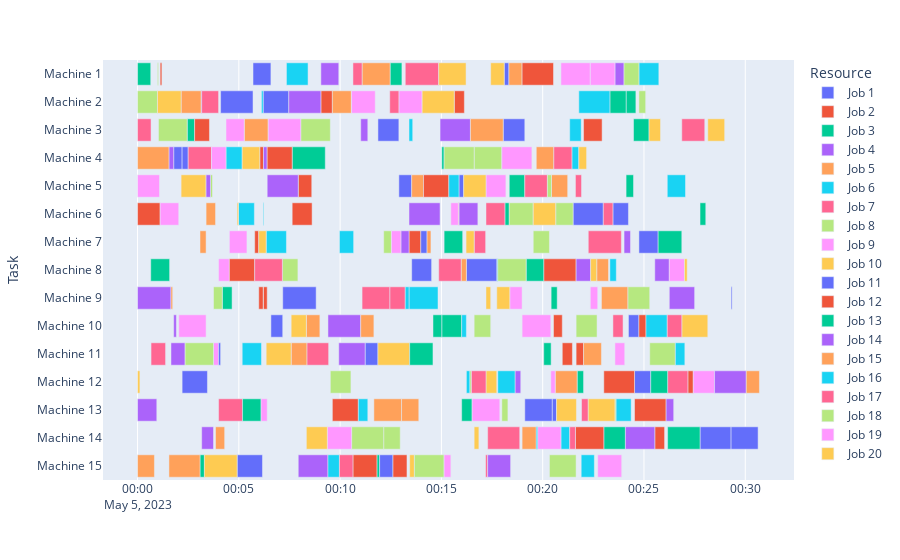

The code cell stored with this chart in its notebook:
### Code cell
gantt_chart(schedule, times11, machines11)

### Figure 1 — Plotly figure (JSON) as saved in the notebook; plotly's stock layout.template omitted (floating-point values rounded to 4 significant figures)
{"data": [{"alignmentgroup": "True", "base": ["2023-05-05 0:18:06", "2023-05-05 0:06:12", "2023-05-05 0:11:52", "2023-05-05 0:01:47", "2023-05-05 0:12:54", "2023-05-05 0:23:28", "2023-05-05 0:24:45", "2023-05-05 0:13:32", "2023-05-05 0:29:18", "2023-05-05 0:24:14", "2023-05-05 0:11:14", "2023-05-05 0:02:12", "2023-05-05 0:20:28", "2023-05-05 0:27:46", "2023-05-05 0:04:55"], "hovertemplate": "Resource=Job 1<br>Start=%{base}<br>Finish=%{x}<br>Task=%{y}<extra></extra>", "legendgroup": "Job 1", "marker": {"color": "#636efa", "pattern": {"shape": ""}}, "name": "Job 1", "offsetgroup": "Job 1", "orientation": "h", "showlegend": true, "textposition": "auto", "type": "bar", "x": [14000, 76000, 62000, 25000, 38000, 46000, 57000, 59000, 3000, 31000, 38000, 75000, 13000, 92000, 75000], "xaxis": "x", "y": ["Machine 1", "Machine 2", "Machine 3", "Machine 4", "Machine 5", "Machine 6", "Machine 7", "Machine 8", "Machine 9", "Machine 10", "Machine 11", "Machine 12", "Machine 13", "Machine 14", "Machine 15"], "yaxis": "y"}, {"alignmentgroup": "True", "base": ["2023-05-05 0:01:07", "2023-05-05 0:09:03", "2023-05-05 0:22:01", "2023-05-05 0:06:02", "2023-05-05 0:07:56", "2023-05-05 0:00:00", "2023-05-05 0:13:24", "2023-05-05 0:20:03", "2023-05-05 0:06:13", "2023-05-05 0:24:45", "2023-05-05 0:21:39", "2023-05-05 0:27:10", "2023-05-05 0:09:37", "2023-05-05 0:25:32", "2023-05-05 0:12:36"], "hovertemplate": "Resource=Job 2<br>Start=%{base}<br>Finish=%{x}<br>Task=%{y}<extra></extra>", "legendgroup": "Job 2", "marker": {"color": "#EF553B", "pattern": {"shape": ""}}, "name": "Job 2", "offsetgroup": "Job 2", "orientation": "h", "showlegend": true, "textposition": "auto", "type": "bar", "x": [5000, 34000, 55000, 11000, 40000, 67000, 35000, 96000, 11000, 21000, 22000, 16000, 77000, 29000, 42000], "xaxis": "x", "y": ["Machine 1", "Machine 2", "Machine 3", "Machine 4", "Machine 5", "Machine 6", "Machine 7", "Machine 8", "Machine 9", "Machine 10", "Machine 11", "Machine 12", "Machine 13", "Machine 14", "Machine 15"], "yaxis": "y"}, {"alignmentgroup": "True", "base": ["2023-05-05 0:12:28", "2023-05-05 0:24:07", "2023-05-05 0:02:27", "2023-05-05 0:07:38", "2023-05-05 0:18:21", "2023-05-05 0:18:08", "2023-05-05 0:25:42", "2023-05-05 0:19:11", "2023-05-05 0:20:25", "2023-05-05 0:15:01", "2023-05-05 0:20:03", "2023-05-05 0:21:42", "2023-05-05 0:16:00", "2023-05-05 0:23:01", "2023-05-05 0:11:49"], "hovertemplate": "Resource=Job 3<br>Start=%{base}<br>Finish=%{x}<br>Task=%{y}<extra></extra>", "legendgroup": "Job 3", "marker": {"color": "#00cc96", "pattern": {"shape": ""}}, "name": "Job 3", "offsetgroup": "Job 3", "orientation": "h", "showlegend": true, "textposition": "auto", "type": "bar", "x": [35000, 29000, 22000, 98000, 46000, 13000, 70000, 52000, 18000, 59000, 22000, 19000, 31000, 64000, 8000], "xaxis": "x", "y": ["Machine 1", "Machine 2", "Machine 3", "Machine 4", "Machine 5", "Machine 6", "Machine 7", "Machine 8", "Machine 9", "Machine 10", "Machine 11", "Machine 12", "Machine 13", "Machine 14", "Machine 15"], "yaxis": "y"}, {"alignmentgroup": "True", "base": ["2023-05-05 0:23:34", "2023-05-05 0:03:08", "2023-05-05 0:11:01", "2023-05-05 0:06:13", "2023-05-05 0:06:24", "2023-05-05 0:15:52", "2023-05-05 0:24:01", "2023-05-05 0:21:39", "2023-05-05 0:00:00", "2023-05-05 0:09:24", "2023-05-05 0:01:39", "2023-05-05 0:18:38", "2023-05-05 0:26:05", "2023-05-05 0:03:10", "2023-05-05 0:07:56"], "hovertemplate": "Resource=Job 4<br>Start=%{base}<br>Finish=%{x}<br>Task=%{y}<extra></extra>", "legendgroup": "Job 4", "marker": {"color": "#ab63fa", "pattern": {"shape": ""}}, "name": "Job 4", "offsetgroup": "Job 4", "orientation": "h", "showlegend": true, "textposition": "auto", "type": "bar", "x": [27000, 2000, 21000, 11000, 92000, 56000, 19000, 43000, 99000, 97000, 42000, 17000, 23000, 35000, 88000], "xaxis": "x", "y": ["Machine 1", "Machine 2", "Machine 3", "Machine 4", "Machine 5", "Machine 6", "Machine 7", "Machine 8", "Machine 9", "Machine 10", "Machine 11", "Machine 12", "Machine 13", "Machine 14", "Machine 15"], "yaxis": "y"}, {"alignmentgroup": "True", "base": ["2023-05-05 0:18:20", "2023-05-05 0:02:09", "2023-05-05 0:05:16", "2023-05-05 0:19:41", "2023-05-05 0:13:32", "2023-05-05 0:15:50", "2023-05-05 0:14:17", "2023-05-05 0:22:40", "2023-05-05 0:01:39", "2023-05-05 0:11:01", "2023-05-05 0:07:35", "2023-05-05 0:20:37", "2023-05-05 0:11:40", "2023-05-05 0:18:59", "2023-05-05 0:00:00"], "hovertemplate": "Resource=Job 5<br>Start=%{base}<br>Finish=%{x}<br>Task=%{y}<extra></extra>", "legendgroup": "Job 5", "marker": {"color": "#FFA15A", "pattern": {"shape": ""}}, "name": "Job 5", "offsetgroup": "Job 5", "orientation": "h", "showlegend": true, "textposition": "auto", "type": "bar", "x": [39000, 59000, 71000, 52000, 35000, 2000, 12000, 35000, 5000, 39000, 47000, 65000, 82000, 42000, 50000], "xaxis": "x", "y": ["Machine 1", "Machine 2", "Machine 3", "Machine 4", "Machine 5", "Machine 6", "Machine 7", "Machine 8", "Machine 9", "Machine 10", "Machine 11", "Machine 12", "Machine 13", "Machine 14", "Machine 15"], "yaxis": "y"}, {"alignmentgroup": "True", "base": ["2023-05-05 0:07:21", "2023-05-05 0:06:07", "2023-05-05 0:21:20", "2023-05-05 0:04:22", "2023-05-05 0:26:09", "2023-05-05 0:06:12", "2023-05-05 0:06:21", "2023-05-05 0:17:44", "2023-05-05 0:13:24", "2023-05-05 0:25:06", "2023-05-05 0:05:10", "2023-05-05 0:17:47", "2023-05-05 0:23:37", "2023-05-05 0:20:54", "2023-05-05 0:21:54"], "hovertemplate": "Resource=Job 6<br>Start=%{base}<br>Finish=%{x}<br>Task=%{y}<extra></extra>", "legendgroup": "Job 6", "marker": {"color": "#19d3f3", "pattern": {"shape": ""}}, "name": "Job 6", "offsetgroup": "Job 6", "orientation": "h", "showlegend": true, "textposition": "auto", "type": "bar", "x": [64000, 5000, 34000, 48000, 54000, 2000, 60000, 3000, 86000, 63000, 57000, 51000, 45000, 26000, 39000], "xaxis": "x", "y": ["Machine 1", "Machine 2", "Machine 3", "Machine 4", "Machine 5", "Machine 6", "Machine 7", "Machine 8", "Machine 9", "Machine 10", "Machine 11", "Machine 12", "Machine 13", "Machine 14", "Machine 15"], "yaxis": "y"}, {"alignmentgroup": "True", "base": ["2023-05-05 0:13:13", "2023-05-05 0:03:10", "2023-05-05 0:00:00", "2023-05-05 0:20:33", "2023-05-05 0:19:07", "2023-05-05 0:22:59", "2023-05-05 0:16:37", "2023-05-05 0:14:52", "2023-05-05 0:12:27", "2023-05-05 0:23:28", "2023-05-05 0:00:40", "2023-05-05 0:26:10", "2023-05-05 0:04:00", "2023-05-05 0:17:17", "2023-05-05 0:17:11"], "hovertemplate": "Resource=Job 7<br>Start=%{base}<br>Finish=%{x}<br>Task=%{y}<extra></extra>", "legendgroup": "Job 7", "marker": {"color": "#FF6692", "pattern": {"shape": ""}}, "name": "Job 7", "offsetgroup": "Job 7", "orientation": "h", "showlegend": true, "textposition": "auto", "type": "bar", "x": [99000, 50000, 40000, 54000, 67000, 29000, 34000, 67000, 46000, 30000, 43000, 60000, 71000, 95000, 6000], "xaxis": "x", "y": ["Machine 1", "Machine 2", "Machine 3", "Machine 4", "Machine 5", "Machine 6", "Machine 7", "Machine 8", "Machine 9", "Machine 10", "Machine 11", "Machine 12", "Machine 13", "Machine 14", "Machine 15"], "yaxis": "y"}, {"alignmentgroup": "True", "base": ["2023-05-05 0:00:59", "2023-05-05 0:00:00", "2023-05-05 0:01:02", "2023-05-05 0:16:37", "2023-05-05 0:03:36", "2023-05-05 0:18:21", "2023-05-05 0:19:32", "2023-05-05 0:07:09", "2023-05-05 0:24:12", "2023-05-05 0:21:39", "2023-05-05 0:25:17", "2023-05-05 0:16:24", "2023-05-05 0:17:59", "2023-05-05 0:12:09", "2023-05-05 0:20:20"], "hovertemplate": "Resource=Job 8<br>Start=%{base}<br>Finish=%{x}<br>Task=%{y}<extra></extra>", "legendgroup": "Job 8", "marker": {"color": "#B6E880", "pattern": {"shape": ""}}, "name": "Job 8", "offsetgroup": "Job 8", "orientation": "h", "showlegend": true, "textposition": "auto", "type": "bar", "x": [3000, 59000, 85000, 82000, 6000, 71000, 48000, 46000, 65000, 62000, 76000, 5000, 18000, 49000, 79000], "xaxis": "x", "y": ["Machine 1", "Machine 2", "Machine 3", "Machine 4", "Machine 5", "Machine 6", "Machine 7", "Machine 8", "Machine 9", "Machine 10", "Machine 11", "Machine 12", "Machine 13", "Machine 14", "Machine 15"], "yaxis": "y"}, {"alignmentgroup": "True", "base": ["2023-05-05 0:20:54", "2023-05-05 0:12:54", "2023-05-05 0:06:27", "2023-05-05 0:17:59", "2023-05-05 0:00:00", "2023-05-05 0:01:07", "2023-05-05 0:04:32", "2023-05-05 0:04:00", "2023-05-05 0:22:21", "2023-05-05 0:02:02", "2023-05-05 0:03:45", "2023-05-05 0:27:26", "2023-05-05 0:16:31", "2023-05-05 0:19:45", "2023-05-05 0:22:43"], "hovertemplate": "Resource=Job 9<br>Start=%{base}<br>Finish=%{x}<br>Task=%{y}<extra></extra>", "legendgroup": "Job 9", "marker": {"color": "#FF97FF", "pattern": {"shape": ""}}, "name": "Job 9", "offsetgroup": "Job 9", "orientation": "h", "showlegend": true, "textposition": "auto", "type": "bar", "x": [87000, 69000, 97000, 89000, 65000, 55000, 52000, 32000, 22000, 81000, 15000, 63000, 82000, 69000, 71000], "xaxis": "x", "y": ["Machine 1", "Machine 2", "Machine 3", "Machine 4", "Machine 5", "Machine 6", "Machine 7", "Machine 8", "Machine 9", "Machine 10", "Machine 11", "Machine 12", "Machine 13", "Machine 14", "Machine 15"], "yaxis": "y"}, {"alignmentgroup": "True", "base": ["2023-05-05 0:14:52", "2023-05-05 0:00:59", "2023-05-05 0:28:09", "2023-05-05 0:05:10", "2023-05-05 0:02:09", "2023-05-05 0:19:32", "2023-05-05 0:16:13", "2023-05-05 0:22:22", "2023-05-05 0:17:44", "2023-05-05 0:26:52", "2023-05-05 0:11:52", "2023-05-05 0:17:12", "2023-05-05 0:20:41", "2023-05-05 0:16:37", "2023-05-05 0:13:26"], "hovertemplate": "Resource=Job 10<br>Start=%{base}<br>Finish=%{x}<br>Task=%{y}<extra></extra>", "legendgroup": "Job 10", "marker": {"color": "#FECB52", "pattern": {"shape": ""}}, "name": "Job 10", "offsetgroup": "Job 10", "orientation": "h", "showlegend": true, "textposition": "auto", "type": "bar", "x": [81000, 70000, 50000, 52000, 74000, 67000, 24000, 18000, 39000, 77000, 94000, 32000, 59000, 14000, 14000], "xaxis": "x", "y": ["Machine 1", "Machine 2", "Machine 3", "Machine 4", "Machine 5", "Machine 6", "Machine 7", "Machine 8", "Machine 9", "Machine 10", "Machine 11", "Machine 12", "Machine 13", "Machine 14", "Machine 15"], "yaxis": "y"}, {"alignmentgroup": "True", "base": ["2023-05-05 0:05:42", "2023-05-05 0:04:06", "2023-05-05 0:18:03", "2023-05-05 0:02:12", "2023-05-05 0:15:52", "2023-05-05 0:21:30", "2023-05-05 0:13:59", "2023-05-05 0:16:14", "2023-05-05 0:07:10", "2023-05-05 0:06:35", "2023-05-05 0:04:00", "2023-05-05 0:24:32", "2023-05-05 0:19:07", "2023-05-05 0:29:18", "2023-05-05 0:11:57"], "hovertemplate": "Resource=Job 11<br>Start=%{base}<br>Finish=%{x}<br>Task=%{y}<extra></extra>", "legendgroup": "Job 11", "marker": {"color": "#636efa", "pattern": {"shape": ""}}, "name": "Job 11", "offsetgroup": "Job 11", "orientation": "h", "showlegend": true, "textposition": "auto", "type": "bar", "x": [53000, 96000, 64000, 18000, 14000, 89000, 18000, 90000, 99000, 35000, 6000, 48000, 81000, 80000, 39000], "xaxis": "x", "y": ["Machine 1", "Machine 2", "Machine 3", "Machine 4", "Machine 5", "Machine 6", "Machine 7", "Machine 8", "Machine 9", "Machine 10", "Machine 11", "Machine 12", "Machine 13", "Machine 14", "Machine 15"], "yaxis": "y"}, {"alignmentgroup": "True", "base": ["2023-05-05 0:18:59", "2023-05-05 0:15:38", "2023-05-05 0:02:49", "2023-05-05 0:06:24", "2023-05-05 0:14:07", "2023-05-05 0:07:38", "2023-05-05 0:05:47", "2023-05-05 0:04:32", "2023-05-05 0:05:59", "2023-05-05 0:20:32", "2023-05-05 0:20:58", "2023-05-05 0:23:01", "2023-05-05 0:24:32", "2023-05-05 0:21:37", "2023-05-05 0:10:38"], "hovertemplate": "Resource=Job 12<br>Start=%{base}<br>Finish=%{x}<br>Task=%{y}<extra></extra>", "legendgroup": "Job 12", "marker": {"color": "#EF553B", "pattern": {"shape": ""}}, "name": "Job 12", "offsetgroup": "Job 12", "orientation": "h", "showlegend": true, "textposition": "auto", "type": "bar", "x": [93000, 30000, 44000, 74000, 75000, 59000, 12000, 75000, 13000, 26000, 30000, 91000, 93000, 84000, 71000], "xaxis": "x", "y": ["Machine 1", "Machine 2", "Machine 3", "Machine 4", "Machine 5", "Machine 6", "Machine 7", "Machine 8", "Machine 9", "Machine 10", "Machine 11", "Machine 12", "Machine 13", "Machine 14", "Machine 15"], "yaxis": "y"}, {"alignmentgroup": "True", "base": ["2023-05-05 0:00:00", "2023-05-05 0:23:19", "2023-05-05 0:24:29", "2023-05-05 0:15:01", "2023-05-05 0:24:07", "2023-05-05 0:27:46", "2023-05-05 0:15:08", "2023-05-05 0:00:39", "2023-05-05 0:04:11", "2023-05-05 0:14:35", "2023-05-05 0:13:26", "2023-05-05 0:25:20", "2023-05-05 0:05:11", "2023-05-05 0:26:10", "2023-05-05 0:03:05"], "hovertemplate": "Resource=Job 13<br>Start=%{base}<br>Finish=%{x}<br>Task=%{y}<extra></extra>", "legendgroup": "Job 13", "marker": {"color": "#00cc96", "pattern": {"shape": ""}}, "name": "Job 13", "offsetgroup": "Job 13", "orientation": "h", "showlegend": true, "textposition": "auto", "type": "bar", "x": [39000, 48000, 46000, 7000, 22000, 17000, 55000, 56000, 29000, 26000, 69000, 50000, 55000, 96000, 13000], "xaxis": "x", "y": ["Machine 1", "Machine 2", "Machine 3", "Machine 4", "Machine 5", "Machine 6", "Machine 7", "Machine 8", "Machine 9", "Machine 10", "Machine 11", "Machine 12", "Machine 13", "Machine 14", "Machine 15"], "yaxis": "y"}, {"alignmentgroup": "True", "base": ["2023-05-05 0:09:03", "2023-05-05 0:07:28", "2023-05-05 0:14:56", "2023-05-05 0:01:33", "2023-05-05 0:03:23", "2023-05-05 0:13:24", "2023-05-05 0:13:00", "2023-05-05 0:25:32", "2023-05-05 0:26:15", "2023-05-05 0:01:47", "2023-05-05 0:09:56", "2023-05-05 0:28:29", "2023-05-05 0:00:00", "2023-05-05 0:24:05", "2023-05-05 0:17:17"], "hovertemplate": "Resource=Job 14<br>Start=%{base}<br>Finish=%{x}<br>Task=%{y}<extra></extra>", "legendgroup": "Job 14", "marker": {"color": "#ab63fa", "pattern": {"shape": ""}}, "name": "Job 14", "offsetgroup": "Job 14", "orientation": "h", "showlegend": true, "textposition": "auto", "type": "bar", "x": [53000, 95000, 90000, 14000, 13000, 92000, 24000, 43000, 75000, 8000, 78000, 94000, 57000, 87000, 68000], "xaxis": "x", "y": ["Machine 1", "Machine 2", "Machine 3", "Machine 4", "Machine 5", "Machine 6", "Machine 7", "Machine 8", "Machine 9", "Machine 10", "Machine 11", "Machine 12", "Machine 13", "Machine 14", "Machine 15"], "yaxis": "y"}, {"alignmentgroup": "True", "base": ["2023-05-05 0:11:05", "2023-05-05 0:09:37", "2023-05-05 0:16:26", "2023-05-05 0:00:00", "2023-05-05 0:20:26", "2023-05-05 0:03:23", "2023-05-05 0:03:05", "2023-05-05 0:15:59", "2023-05-05 0:22:54", "2023-05-05 0:08:20", "2023-05-05 0:22:01", "2023-05-05 0:30:03", "2023-05-05 0:13:02", "2023-05-05 0:03:51", "2023-05-05 0:01:33"], "hovertemplate": "Resource=Job 15<br>Start=%{base}<br>Finish=%{x}<br>Task=%{y}<extra></extra>", "legendgroup": "Job 15", "marker": {"color": "#FFA15A", "pattern": {"shape": ""}}, "name": "Job 15", "offsetgroup": "Job 15", "orientation": "h", "showlegend": true, "textposition": "auto", "type": "bar", "x": [83000, 56000, 97000, 93000, 48000, 28000, 18000, 15000, 78000, 40000, 53000, 39000, 51000, 27000, 92000], "xaxis": "x", "y": ["Machine 1", "Machine 2", "Machine 3", "Machine 4", "Machine 5", "Machine 6", "Machine 7", "Machine 8", "Machine 9", "Machine 10", "Machine 11", "Machine 12", "Machine 13", "Machine 14", "Machine 15"], "yaxis": "y"}, {"alignmentgroup": "True", "base": ["2023-05-05 0:24:45", "2023-05-05 0:21:47", "2023-05-05 0:13:24", "2023-05-05 0:21:27", "2023-05-05 0:15:22", "2023-05-05 0:04:59", "2023-05-05 0:09:58", "2023-05-05 0:23:19", "2023-05-05 0:13:13", "2023-05-05 0:16:00", "2023-05-05 0:26:33", "2023-05-05 0:16:14", "2023-05-05 0:10:54", "2023-05-05 0:19:41", "2023-05-05 0:09:24"], "hovertemplate": "Resource=Job 16<br>Start=%{base}<br>Finish=%{x}<br>Task=%{y}<extra></extra>", "legendgroup": "Job 16", "marker": {"color": "#19d3f3", "pattern": {"shape": ""}}, "name": "Job 16", "offsetgroup": "Job 16", "orientation": "h", "showlegend": true, "textposition": "auto", "type": "bar", "x": [59000, 92000, 11000, 20000, 30000, 47000, 42000, 19000, 11000, 14000, 28000, 10000, 28000, 4000, 34000], "xaxis": "x", "y": ["Machine 1", "Machine 2", "Machine 3", "Machine 4", "Machine 5", "Machine 6", "Machine 7", "Machine 8", "Machine 9", "Machine 10", "Machine 11", "Machine 12", "Machine 13", "Machine 14", "Machine 15"], "yaxis": "y"}, {"alignmentgroup": "True", "base": ["2023-05-05 0:10:38", "2023-05-05 0:12:27", "2023-05-05 0:26:52", "2023-05-05 0:02:30", "2023-05-05 0:21:37", "2023-05-05 0:17:12", "2023-05-05 0:22:15", "2023-05-05 0:05:47", "2023-05-05 0:11:05", "2023-05-05 0:26:09", "2023-05-05 0:08:22", "2023-05-05 0:16:29", "2023-05-05 0:21:55", "2023-05-05 0:21:20", "2023-05-05 0:09:58"], "hovertemplate": "Resource=Job 17<br>Start=%{base}<br>Finish=%{x}<br>Task=%{y}<extra></extra>", "legendgroup": "Job 17", "marker": {"color": "#FF6692", "pattern": {"shape": ""}}, "name": "Job 17", "offsetgroup": "Job 17", "orientation": "h", "showlegend": true, "textposition": "auto", "type": "bar", "x": [27000, 27000, 68000, 69000, 18000, 56000, 98000, 82000, 82000, 43000, 64000, 43000, 20000, 17000, 40000], "xaxis": "x", "y": ["Machine 1", "Machine 2", "Machine 3", "Machine 4", "Machine 5", "Machine 6", "Machine 7", "Machine 8", "Machine 9", "Machine 10", "Machine 11", "Machine 12", "Machine 13", "Machine 14", "Machine 15"], "yaxis": "y"}, {"alignmentgroup": "True", "base": ["2023-05-05 0:24:01", "2023-05-05 0:24:45", "2023-05-05 0:08:04", "2023-05-05 0:15:08", "2023-05-05 0:20:14", "2023-05-05 0:20:39", "2023-05-05 0:12:09", "2023-05-05 0:17:47", "2023-05-05 0:03:45", "2023-05-05 0:16:37", "2023-05-05 0:02:21", "2023-05-05 0:09:31", "2023-05-05 0:23:34", "2023-05-05 0:10:34", "2023-05-05 0:13:40"], "hovertemplate": "Resource=Job 18<br>Start=%{base}<br>Finish=%{x}<br>Task=%{y}<extra></extra>", "legendgroup": "Job 18", "marker": {"color": "#B6E880", "pattern": {"shape": ""}}, "name": "Job 18", "offsetgroup": "Job 18", "orientation": "h", "showlegend": true, "textposition": "auto", "type": "bar", "x": [44000, 20000, 87000, 89000, 12000, 51000, 23000, 84000, 26000, 49000, 84000, 61000, 3000, 95000, 88000], "xaxis": "x", "y": ["Machine 1", "Machine 2", "Machine 3", "Machine 4", "Machine 5", "Machine 6", "Machine 7", "Machine 8", "Machine 9", "Machine 10", "Machine 11", "Machine 12", "Machine 13", "Machine 14", "Machine 15"], "yaxis": "y"}, {"alignmentgroup": "True", "base": ["2023-05-05 0:22:21", "2023-05-05 0:10:34", "2023-05-05 0:04:22", "2023-05-05 0:03:39", "2023-05-05 0:17:12", "2023-05-05 0:15:28", "2023-05-05 0:12:32", "2023-05-05 0:26:15", "2023-05-05 0:18:23", "2023-05-05 0:18:59", "2023-05-05 0:23:34", "2023-05-05 0:20:24", "2023-05-05 0:06:06", "2023-05-05 0:09:22", "2023-05-05 0:15:08"], "hovertemplate": "Resource=Job 19<br>Start=%{base}<br>Finish=%{x}<br>Task=%{y}<extra></extra>", "legendgroup": "Job 19", "marker": {"color": "#FF97FF", "pattern": {"shape": ""}}, "name": "Job 19", "offsetgroup": "Job 19", "orientation": "h", "showlegend": true, "textposition": "auto", "type": "bar", "x": [73000, 70000, 54000, 43000, 59000, 22000, 28000, 45000, 36000, 85000, 29000, 13000, 18000, 72000, 20000], "xaxis": "x", "y": ["Machine 1", "Machine 2", "Machine 3", "Machine 4", "Machine 5", "Machine 6", "Machine 7", "Machine 8", "Machine 9", "Machine 10", "Machine 11", "Machine 12", "Machine 13", "Machine 14", "Machine 15"], "yaxis": "y"}, {"alignmentgroup": "True", "base": ["2023-05-05 0:17:26", "2023-05-05 0:14:03", "2023-05-05 0:25:15", "2023-05-05 0:21:47", "2023-05-05 0:16:06", "2023-05-05 0:04:55", "2023-05-05 0:05:59", "2023-05-05 0:27:00", "2023-05-05 0:17:12", "2023-05-05 0:07:35", "2023-05-05 0:06:21", "2023-05-05 0:00:00", "2023-05-05 0:22:15", "2023-05-05 0:08:20", "2023-05-05 0:03:18"], "hovertemplate": "Resource=Job 20<br>Start=%{base}<br>Finish=%{x}<br>Task=%{y}<extra></extra>", "legendgroup": "Job 20", "marker": {"color": "#FECB52", "pattern": {"shape": ""}}, "name": "Job 20", "offsetgroup": "Job 20", "orientation": "h", "showlegend": true, "textposition": "auto", "type": "bar", "x": [40000, 95000, 34000, 23000, 66000, 4000, 22000, 8000, 14000, 45000, 74000, 7000, 79000, 62000, 97000], "xaxis": "x", "y": ["Machine 1", "Machine 2", "Machine 3", "Machine 4", "Machine 5", "Machine 6", "Machine 7", "Machine 8", "Machine 9", "Machine 10", "Machine 11", "Machine 12", "Machine 13", "Machine 14", "Machine 15"], "yaxis": "y"}], "layout": {"barmode": "overlay", "legend": {"title": {"text": "Resource"}, "tracegroupgap": 0}, "margin": {"t": 60}, "xaxis": {"anchor": "y", "domain": [0, 1], "type": "date"}, "yaxis": {"anchor": "x", "autorange": "reversed", "domain": [0, 1], "title": {"text": "Task"}}}}
